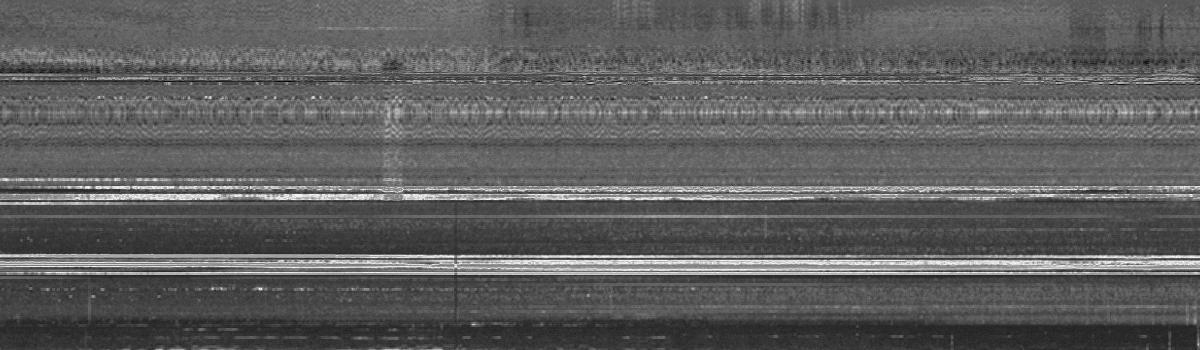
#> input picture preparation/picture/0/0.jpg, 1200 x 350 px; its folder holds 4 pictures in this run
$ python enhance.py
#> lines starting #> are read from the running program, lines starting #| are printed output that depends on the picture
# -*- coding: utf-8 -*-
"""
Created on Wed Jul  3 11:10:01 2019

@author: wangz
"""

#-*- coding: UTF-8 -*-

from PIL import Image
from PIL import ImageEnhance
import cv2
import os
import random
'''
def augument(image_path, parent):
     #读取图片
     image = Image.open(image_path)

     image_name = os.path.split(image_path)[1]
     name = os.path.splitext(image_name)[0]

     #变亮
     #亮度增强,增强因子为0.0将产生黑色图像；为1.0将保持原始图像。
     enh_bri = ImageEnhance.Brightness(image)
     brightness = 1.3
     image_brightened1 = enh_bri.enhance(brightness)
     image_brightened1.save(os.path.join(parent, '{}_bri1.jpg'.format(name)))

     #变暗
     enh_bri = ImageEnhance.Brightness(image)
     brightness = 0.8
     image_brightened2 = enh_bri.enhance(brightness)
     image_brightened2.save(os.path.join(parent, '{}_bri2.jpg'.format(name)))

     #色度,增强因子为1.0是原始图像
     # 色度增强
     enh_col = ImageEnhance.Color(image)
     color = 2#200
     image_colored1 = enh_col.enhance(color)
     image_colored1.save(os.path.join(parent, '{}_col1.jpg'.format(name)))

     # 色度减弱
     enh_col = ImageEnhance.Color(image)
     color = 0.8
     image_colored1 = enh_col.enhance(color)
     image_colored1.save(os.path.join(parent, '{}_col2.jpg'.format(name)))

     #对比度，增强因子为1.0是原始图片
     # 对比度增强
     enh_con = ImageEnhance.Contrast(image)
     contrast = 2#2.5
     image_contrasted1 = enh_con.enhance(contrast)
     image_contrasted1.save(os.path.join(parent, '{}_con1.jpg'.format(name)))

     # 对比度减弱
     enh_con = ImageEnhance.Contrast(image)
     contrast = 0.8
     image_contrasted2 = enh_con.enhance(contrast)
     image_contrasted2.save(os.path.join(parent, '{}_con2.jpg'.format(name)))

     # 锐度，增强因子为1.0是原始图片,锐度改变效果不好
     # 锐度增强
     enh_sha = ImageEnhance.Sharpness(image)
     sharpness = 3.0
     image_sharped1 = enh_sha.enhance(sharpness)
     image_sharped1.save(os.path.join(parent, '{}_sha1.jpg'.format(name)))

     # 锐度减弱
     enh_sha = ImageEnhance.Sharpness(image)
     sharpness = 0.8
     image_sharped2 = enh_sha.enhance(sharpness)
     image_sharped2.save(os.path.join(parent, '{}_sha2.jpg'.format(name)))

'''
###############3自定义图像增强手段，可以自己选择合适的因子
def augument(image_path, parent):
     #读取图片
#> called with image_path = 'preparation/picture/0/0.jpg', parent = 'preparation/picture/0'
    image = Image.open(image_path)
#> image is the input picture: PIL image 1200x350 L; min 0, max 255, mean 93.4

    image_name = os.path.split(image_path)[1]
    name = os.path.splitext(image_name)[0]
    '''
     #色度,增强因子为1.0是原始图像
     # 色度增强
     enh_col = ImageEnhance.Color(image)
     color = 20#200
     image_colored1 = enh_col.enhance(color)
     image_colored1.save(os.path.join(parent, '{}_col1.jpg'.format(name)))
    '''
    '''
     #变亮
     #亮度增强,增强因子为0.0将产生黑色图像；为1.0将保持原始图像。
     enh_bri = ImageEnhance.Brightness(image)
     brightness = 1.2
     image_brightened1 = enh_bri.enhance(brightness)
     image_brightened1.save(os.path.join(parent, '{}_bri1.jpg'.format(name)))
    '''
    #对比度，增强因子为1.0是原始图片
    # 对比度增强
    enh_con = ImageEnhance.Contrast(image)
    contrast = 2.5#5
    image_contrasted1 = enh_con.enhance(contrast)
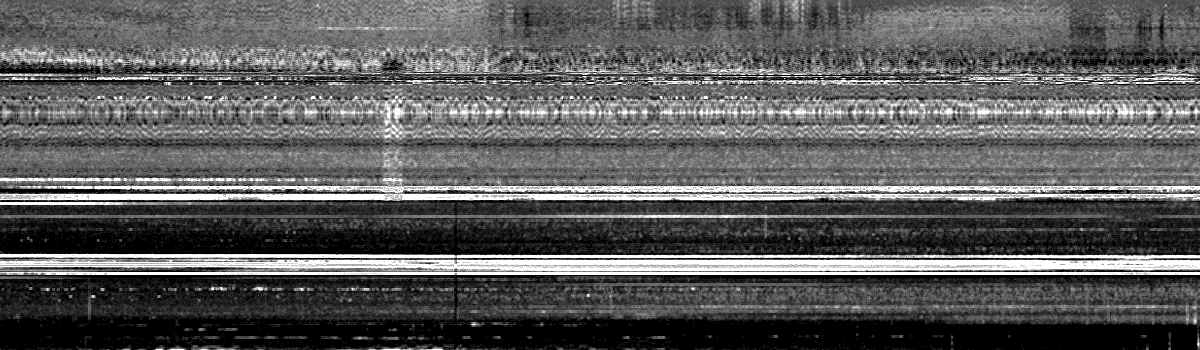
#> image_contrasted1: PIL image 1200x350 L; min 0, max 255, mean 91.2
    image_contrasted1.save(os.path.join(parent, '{}_col1.jpg'.format(name)))
    '''
     # 锐度减弱
    enh_sha = ImageEnhance.Sharpness(image)
    sharpness = 0.8
    image_sharped2 = enh_sha.enhance(sharpness)
    image_sharped2.save(os.path.join(parent, '{}_sha2.jpg'.format(name)))
    '''


dir = 'preparation\\19_3\\0\\'##########所要增强图片所在的文件夹
for parent, dirnames, filenames in os.walk(dir):
     for filename in filenames:
          fullpath = os.path.join(parent + '/', filename)
          if 'jpg' in fullpath:
               print(fullpath, parent)
               augument(fullpath, parent)


######################################加入高斯噪声
def _image_noise(images, mean=0, std=0.01):
        # 图像噪声
        old_image = images
        new_image = old_image
        for i in range(images.shape[0]):
            for j in range(images.shape[1]):
                    new_image[i, j] += random.gauss(mean, std)
        images = new_image

        return images

# encoding:utf-8
######################图像翻转，加入随机噪声
def enhance(image_path, parent):

    image = cv2.imread(image_path)#读取图片
    image_name = os.path.split(image_path)[1]
    name = os.path.splitext(image_name)[0]
    '''
    # Flipped Horizontally 水平翻转
    h_flip = cv2.flip(image, 1)
    h_flip.save(os.path.join(parent, '{}_col1.jpg'.format(name)))
    #cv2.imencode('.jpg', image)[1].tofile(img_path_change)
    # Flipped Vertically 垂直翻转
    v_flip = cv2.flip(image, 0)
    v_flip.save(os.path.join(parent, '{}_col2.jpg'.format(name)))
    '''
    # Flipped Horizontally & Vertically 水平垂直翻转
    hv_flip = cv2.flip(image, -1)
    hv_flip.save(os.path.join(parent, '{}_col3.jpg'.format(name)))
    '''
    image_noise=_image_noise(image)
    image_noise.save(os.path.join(parent, '{}_col4.jpg'.format(name)))
    '''

dir = 'preparation\\19_2\\0\\'##########所要增强图片所在的文件夹
#> dir = 'preparation\\19_2\\0\\'
for parent, dirnames, filenames in os.walk(dir):
     for filename in filenames:
          fullpath = os.path.join(parent + '/', filename)
          if 'jpg' in fullpath:
               print(fullpath, parent)
#| preparation/picture/0/0.jpg preparation/picture/0
               enhance(fullpath, parent)
#> in enhance, `hv_flip = cv2.flip(image, -1)`:
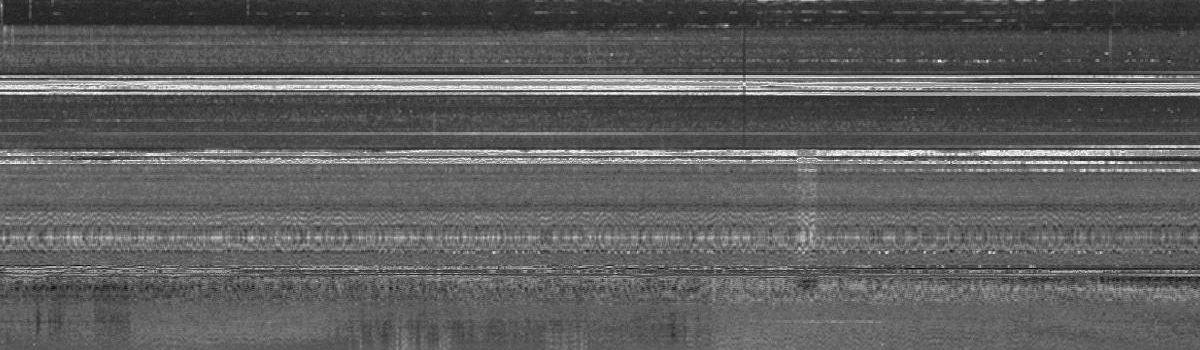
#> hv_flip: shape (350, 1200, 3); min 0, max 255, mean 93.4
#> (the run stopped early here; a loop or call above may not have finished)

$ run again, on preparation/picture/0/12.jpg
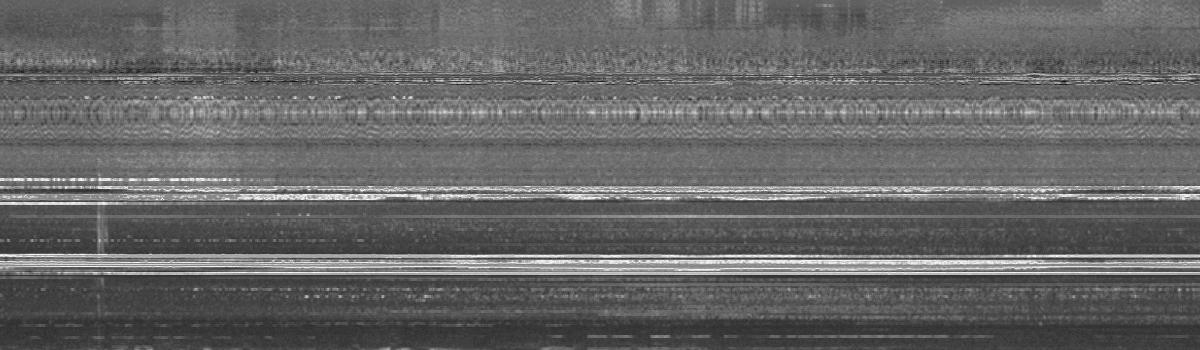
#> input picture preparation/picture/0/12.jpg, 1200 x 350 px
#> in augument, image is the input picture: PIL image 1200x350 L; min 8, max 255, mean 101.3
#> in augument, `image_contrasted1 = enh_con.enhance(contrast)`:
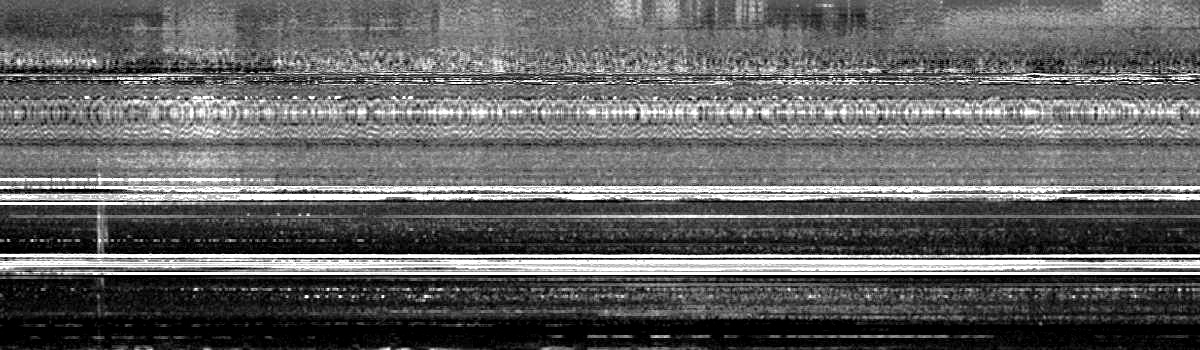
#> image_contrasted1: PIL image 1200x350 L; min 0, max 255, mean 98.3
#> image: shape (350, 1200, 3)
#> in enhance, `hv_flip = cv2.flip(image, -1)`:
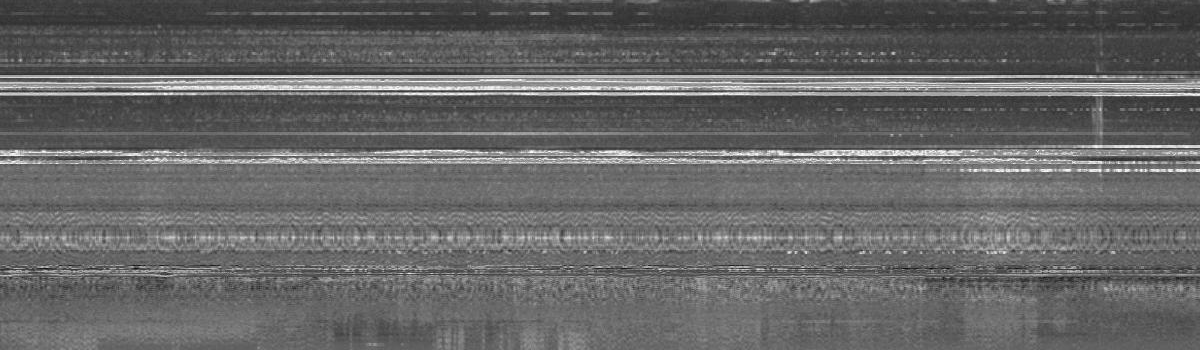
#> hv_flip: shape (350, 1200, 3); min 8, max 255, mean 101.3

$ run again, on preparation/picture/0/13.jpg
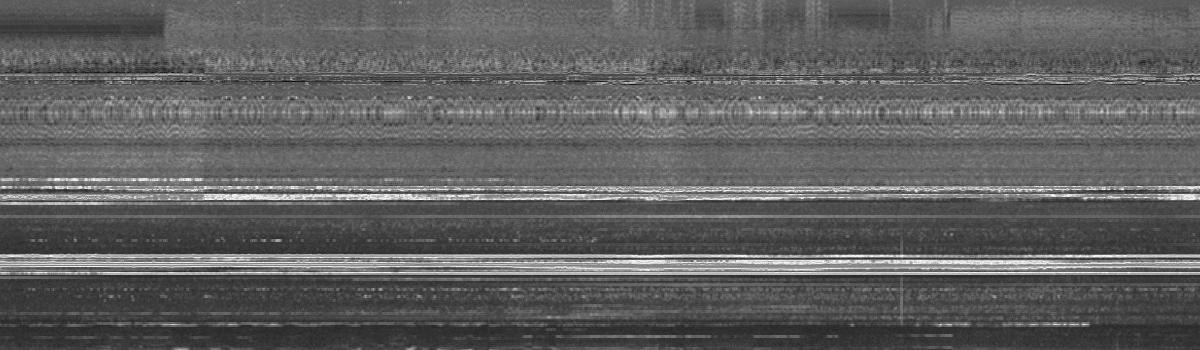
#> input picture preparation/picture/0/13.jpg, 1200 x 350 px
#> in augument, image is the input picture: PIL image 1200x350 L; min 0, max 255, mean 95.5
#> in augument, `image_contrasted1 = enh_con.enhance(contrast)`:
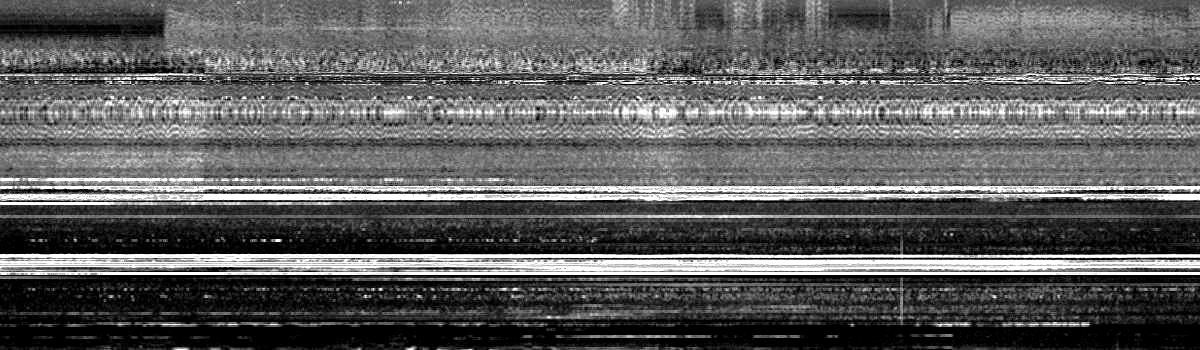
#> image_contrasted1: PIL image 1200x350 L; min 0, max 255, mean 92.9
#> image: shape (350, 1200, 3)
#> in enhance, `hv_flip = cv2.flip(image, -1)`:
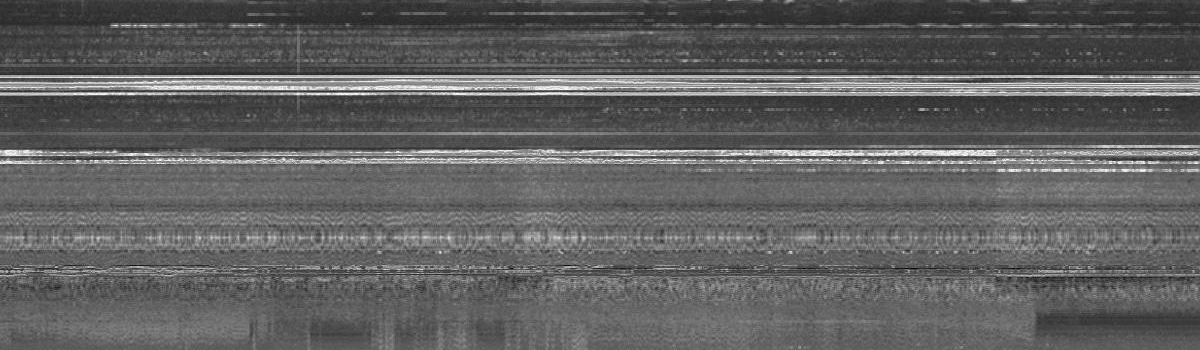
#> hv_flip: shape (350, 1200, 3); min 0, max 255, mean 95.5

$ run again, on preparation/picture/0/14.jpg
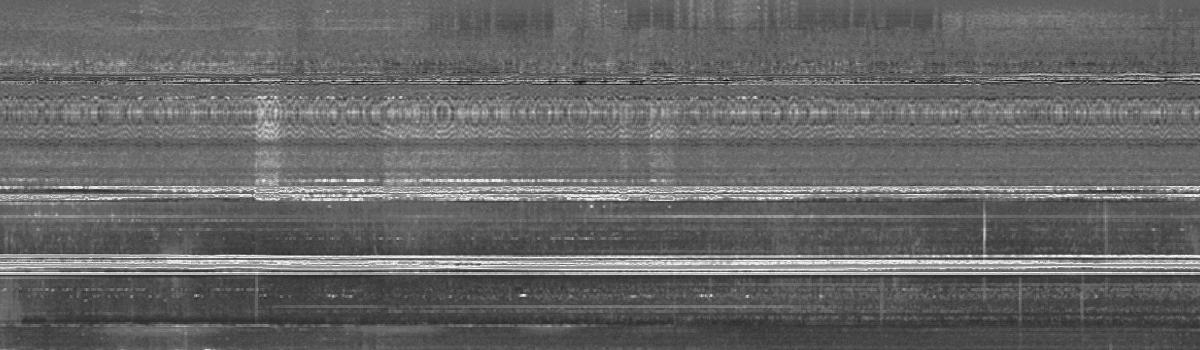
#> input picture preparation/picture/0/14.jpg, 1200 x 350 px
#> in augument, image is the input picture: PIL image 1200x350 L; min 0, max 255, mean 102.3
#> in augument, `image_contrasted1 = enh_con.enhance(contrast)`:
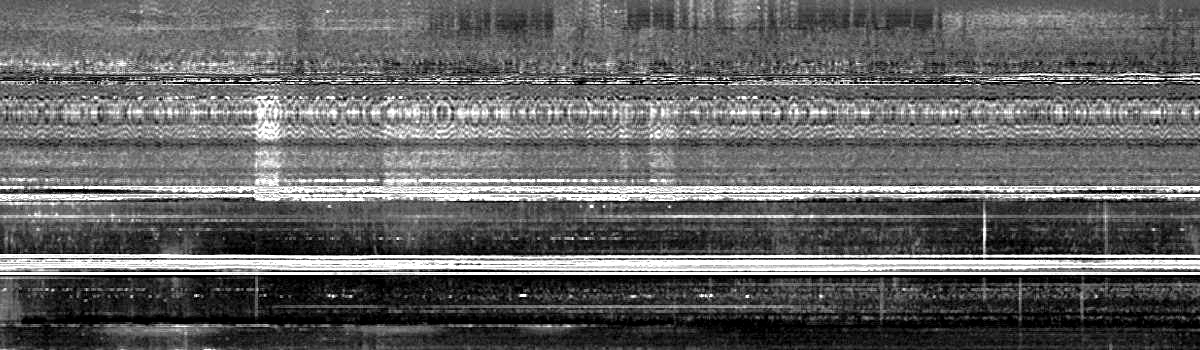
#> image_contrasted1: PIL image 1200x350 L; min 0, max 255, mean 98.8
#> image: shape (350, 1200, 3)
#> in enhance, `hv_flip = cv2.flip(image, -1)`:
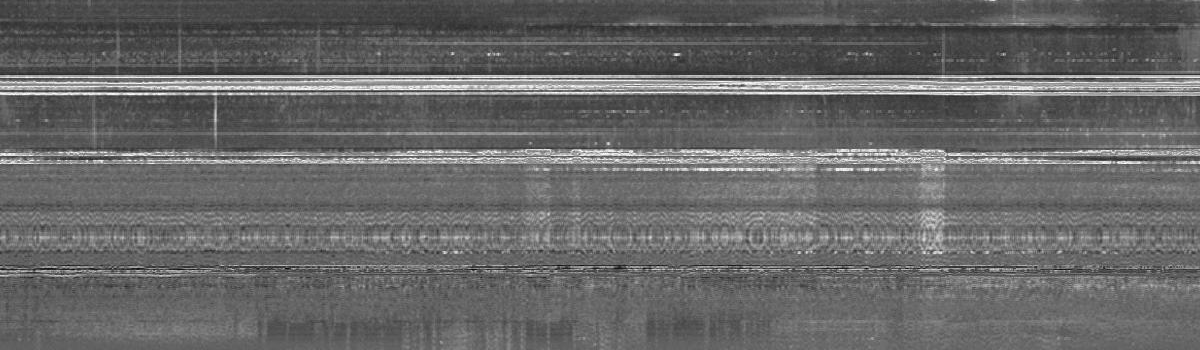
#> hv_flip: shape (350, 1200, 3); min 0, max 255, mean 102.3

$ run again, on preparation/picture/0/1.jpg
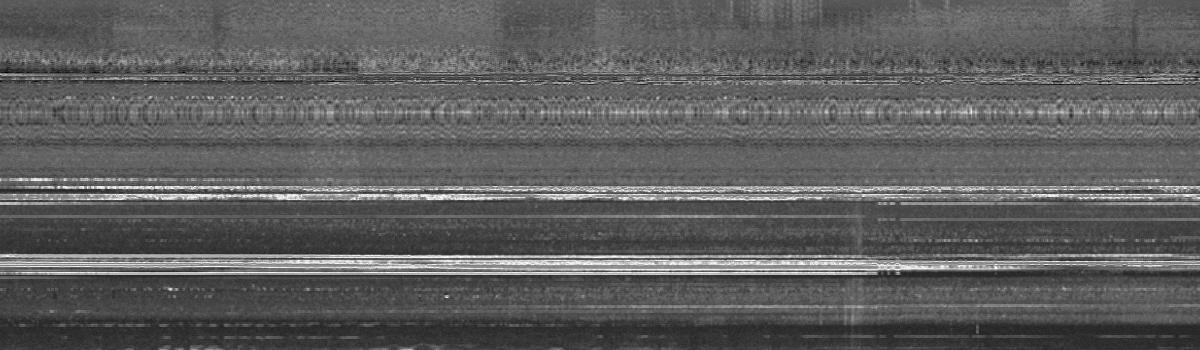
#> input picture preparation/picture/0/1.jpg, 1200 x 350 px
#> in augument, image is the input picture: PIL image 1200x350 L; min 0, max 255, mean 93.5
#> in augument, `image_contrasted1 = enh_con.enhance(contrast)`:
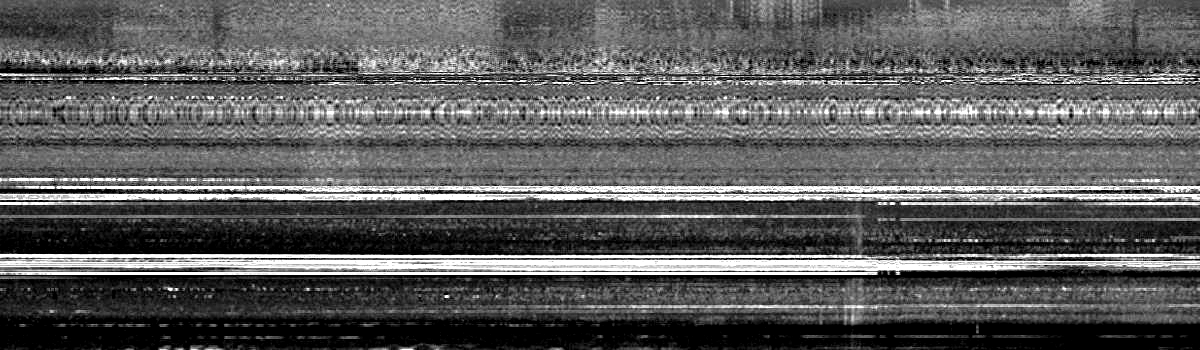
#> image_contrasted1: PIL image 1200x350 L; min 0, max 255, mean 91.3
#> image: shape (350, 1200, 3)
#> in enhance, `hv_flip = cv2.flip(image, -1)`:
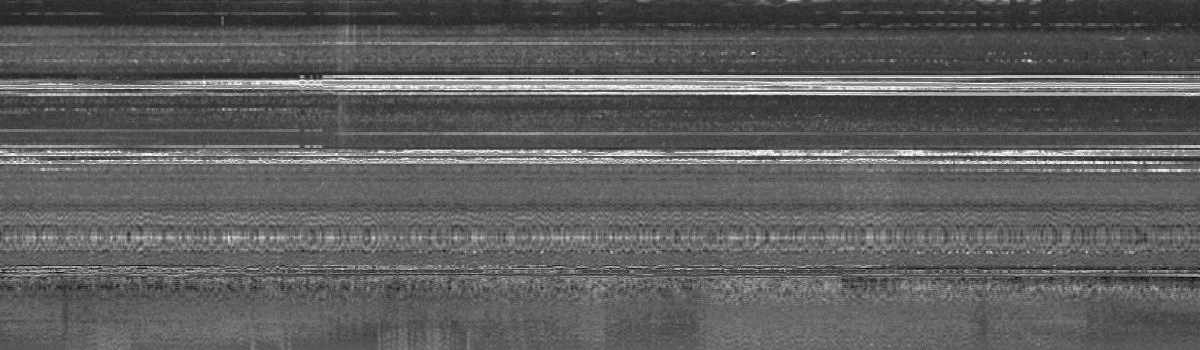
#> hv_flip: shape (350, 1200, 3); min 0, max 255, mean 93.5
